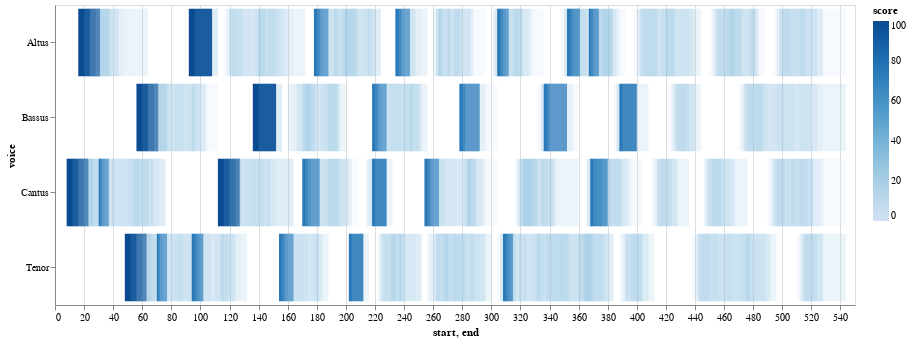

Notebook code for this chart:
### Markdown cell above
**Additional Clarification**:
    
- As we change the cutoff with the slider, the ngrams with scores lower than the cutoff would be hidden away.
- Levenshtein distance takes into account how many changes we need to make to turn a pattern into another. For example, pattern '2, 2, 1, 2' and pattern '2, 2, 1, 3' would have the same levenshtein score 25 when compared to pattern '2, 2, 1, 1' because we need to make one change at the fourth character of the two strings to turn it into '2, 2, 1, 1'

### Code cell
# use the durations calculated from above
viz_demo.plot_close_match_heatmap(mel_ngrams,'-3, 3, 2, -2', mel_ngrams_duration, selected_patterns=[], voices=[])

### Figure 1 — Vega-Lite specification as saved in the notebook (floating-point values rounded to 4 significant figures; data arrays with more than 128 entries replaced by an {"elided": "..."} marker saying what was removed)
{"config": {"view": {"continuousWidth": 400, "continuousHeight": 300}}, "data": {"name": "data-c9f1e541722a484a392939090494cbf4"}, "mark": "bar", "encoding": {"color": {"type": "quantitative", "field": "score"}, "opacity": {"condition": {"value": 1, "test": "(datum.score > SelectorName.cutoff)"}, "value": 0.2}, "tooltip": [{"type": "quantitative", "field": "start"}, {"type": "quantitative", "field": "end"}, {"type": "nominal", "field": "pattern"}, {"type": "quantitative", "field": "score"}], "x": {"type": "quantitative", "field": "start"}, "x2": {"field": "end"}, "y": {"type": "nominal", "field": "voice"}}, "height": 300, "selection": {"SelectorName": {"type": "single", "fields": ["cutoff"], "bind": {"input": "range", "max": 100, "min": 0, "name": "cutoff:", "step": 1}, "init": {"cutoff": 50}}, "selector043": {"type": "interval", "bind": "scales", "encodings": ["x", "y"]}}, "width": 800, "$schema": "https://vega.github.io/schema/vega-lite/v4.8.1.json", "datasets": {"data-c9f1e541722a484a392939090494cbf4": {"elided": "500 records"}}}
